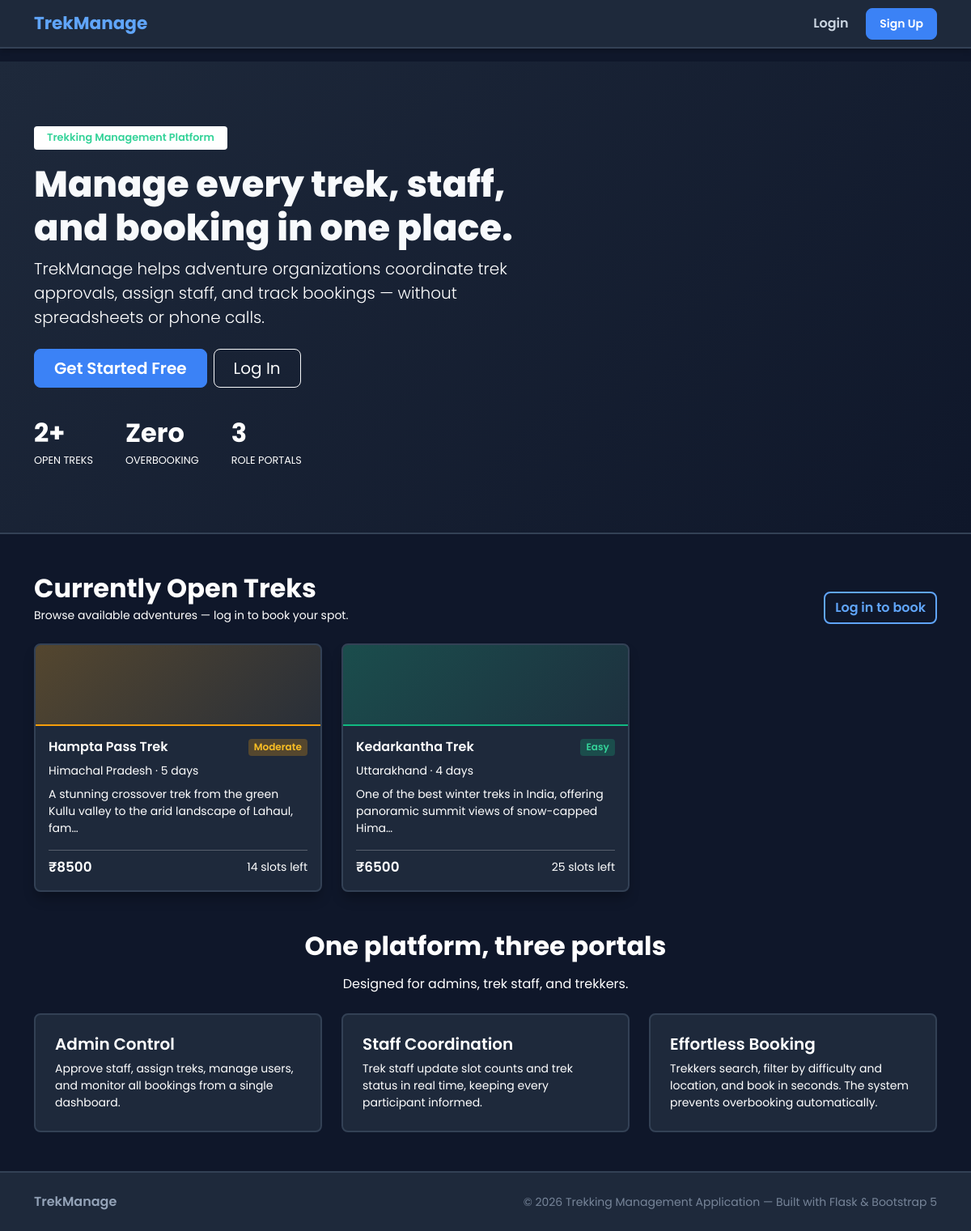
Before: / with the older database file.
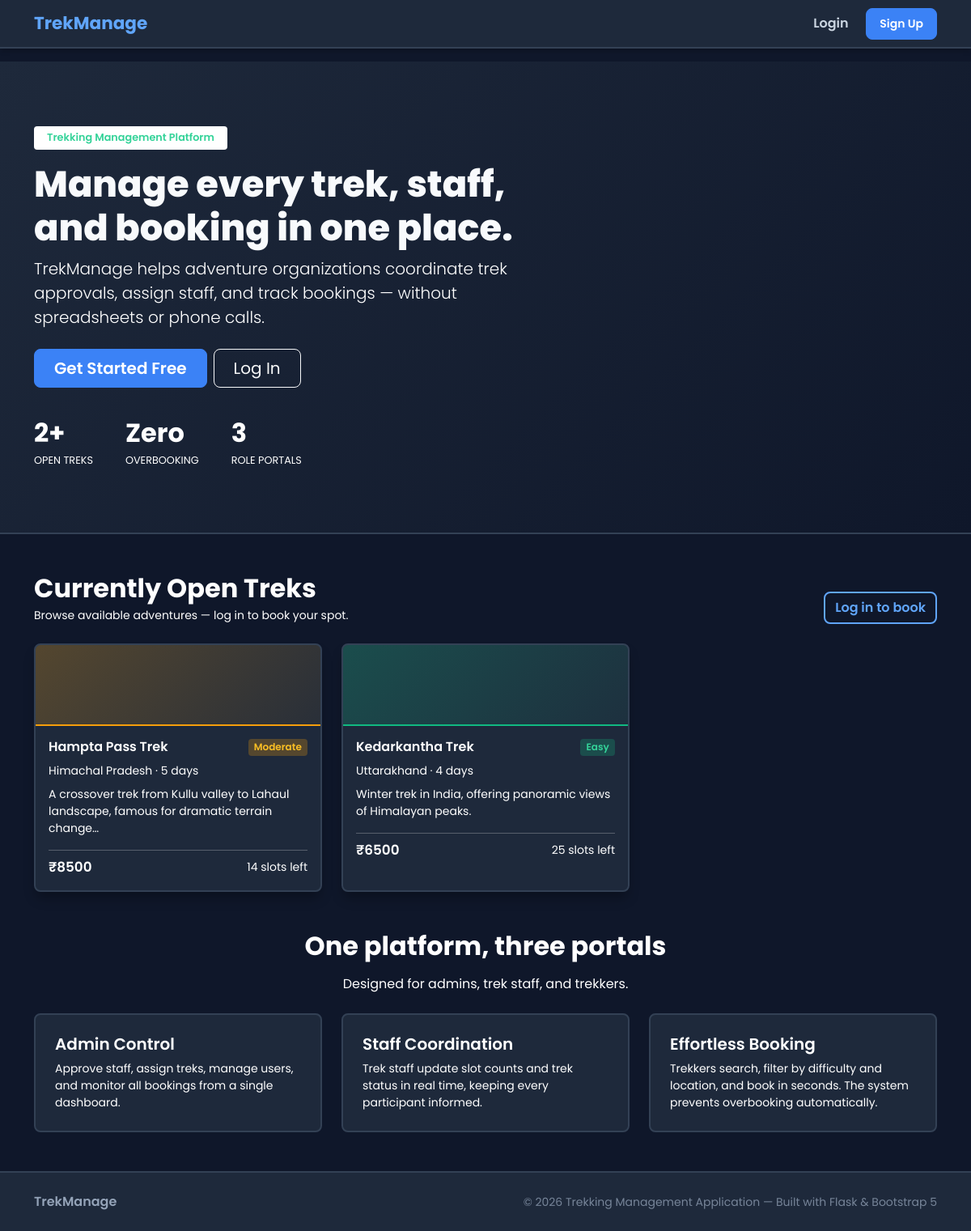
After: the same page with the newer database file.
### models.py (models this page shows, shortened)
class Trek(db.Model):
    __tablename__ = "treks"
    id = db.Column(db.Integer, primary_key=True)
    name = db.Column(db.String(150), nullable=False)
    location = db.Column(db.String(150), nullable=False)
    difficulty = db.Column(db.String(20), nullable=False)
    duration = db.Column(db.Integer, nullable=False)
    description = db.Column(db.Text, nullable=True)
    total_slots = db.Column(db.Integer, nullable=False, default=10)
    available_slots = db.Column(db.Integer, nullable=False, default=10)
    assigned_staff_id = db.Column(db.Integer, db.ForeignKey("users.id"), nullable=True)
    status = db.Column(db.String(20), nullable=False, default="Pending")
    start_date = db.Column(db.Date, nullable=True)
    end_date = db.Column(db.Date, nullable=True)
    price = db.Column(db.Float, nullable=False, default=0.0)
    created_at = db.Column(db.DateTime, default=datetime.utcnow)
    bookings = db.relationship("Booking", backref="trek", cascade="all, delete-orphan")

### app.py (the view)
@app.route("/")
def index():
    if current_user.is_authenticated:
        return redirect(url_for("dashboard_router"))
    open_treks = (
        Trek.query.filter_by(status="Open")
        .order_by(Trek.start_date.asc())
        .limit(6)
        .all()
    )
    return render_template("index.html", open_treks=open_treks)

### templates/index.html (shortened to what this page needs)
{% extends "base.html" %}
{% block content %}
<section class="hero">
    <div class="container">
        <div class="row align-items-center">
            <div class="col-lg-7">
                <span class="badge bg-white text-forest mb-3 px-3 py-2 fw-600" style="font-size:0.8rem;">
                    Trekking Management Platform
                </span>
                <h1>Manage every trek, staff, and booking in one place.</h1>
                <p class="lead mt-2">
                    TrekManage helps adventure organizations coordinate trek approvals,
                    assign staff, and track bookings — without spreadsheets or phone calls.
                </p>
                <div class="d-flex gap-2 flex-wrap mt-4">
                    <a href="{{ url_for('register') }}" class="btn btn-brand btn-lg px-4">
                        Get Started Free
                    </a>
                    <a href="{{ url_for('login') }}" class="btn btn-outline-light btn-lg px-4">
                        Log In
                    </a>
                </div>
                <div class="hero-stats">
                    <div>
                        <div class="stat-num">{{ open_treks|length }}+</div>
                        <div class="stat-label">Open Treks</div>
                    </div>
                    <div>
                        <div class="stat-num">Zero</div>
                        <div class="stat-label">Overbooking</div>
                    </div>
                    <div>
                        <div class="stat-num">3</div>
                        <div class="stat-label">Role Portals</div>
                    </div>
                </div>
            </div>
        </div>
    </div>
</section>
<div class="container my-5">
    <div class="d-flex justify-content-between align-items-end mb-4 flex-wrap gap-2">
        <div>
            <h2 class="section-title mb-1">Currently Open Treks</h2>
            <p class="text-muted mb-0 small">Browse available adventures — log in to book your spot.</p>
        </div>
        <a href="{{ url_for('login') }}" class="btn btn-outline-brand">
            Log in to book
        </a>
    </div>
    {% if open_treks %}
    <div class="row g-4">
        {% for trek in open_treks %}
        <div class="col-md-6 col-lg-4">
            <div class="card trek-card h-100">
                <div class="trek-banner trek-banner-{{ trek.difficulty|lower }}">
                </div>
                <div class="card-body">
                    <div class="d-flex justify-content-between align-items-start mb-2">
                        <h5 class="card-title mb-0 fw-600" style="font-size:1rem;">{{ trek.name }}</h5>
                        <span class="badge badge-diff-{{ trek.difficulty }} ms-2 flex-shrink-0">{{ trek.difficulty }}</span>
                    </div>
                    <p class="text-muted small mb-2">
                        {{ trek.location }} &middot; {{ trek.duration }} days
                    </p>
                    <p class="small text-muted mb-3" style="line-height:1.5;">
                        {{ (trek.description or '')[:90] }}{% if trek.description and trek.description|length > 90 %}…{% endif %}
                    </p>
                    <hr class="my-2">
                    <div class="d-flex justify-content-between align-items-center">
                        <span class="fw-600 text-forest" style="font-size:1.05rem;">
                            ₹{{ "%.0f"|format(trek.price) }}
                        </span>
                        <span class="small text-muted">
                            {{ trek.available_slots }} slots left
                        </span>
                    </div>
                </div>
            </div>
        </div>
        {% endfor %}
    </div>
    {% else %}
    <div class="empty-state">
        <h6>No open treks right now</h6>
        <p>New adventures are added regularly — check back soon!</p>
    </div>
    {% endif %}
</div>
<div class="container mb-5">
    <div class="text-center mb-4">
        <h2 class="section-title">One platform, three portals</h2>
        <p class="text-muted">Designed for admins, trek staff, and trekkers.</p>
    </div>
    <div class="row g-4">
        <div class="col-md-4">
            <div class="feature-card">
                <h5 class="fw-600">Admin Control</h5>
                <p class="text-muted small mb-0">
                    Approve staff, assign treks, manage users, and monitor all bookings
                    from a single dashboard.
                </p>
            </div>
        </div>
        <div class="col-md-4">
            <div class="feature-card">
                <h5 class="fw-600">Staff Coordination</h5>
                <p class="text-muted small mb-0">
                    Trek staff update slot counts and trek status in real time, keeping
                    every participant informed.
                </p>
            </div>
        </div>
        <div class="col-md-4">
            <div class="feature-card">
                <h5 class="fw-600">Effortless Booking</h5>
                <p class="text-muted small mb-0">
                    Trekkers search, filter by difficulty and location, and book in seconds.
                    The system prevents overbooking automatically.
                </p>
            </div>
        </div>
    </div>
</div>
{% endblock %}

### templates/base.html (shortened to what this page needs)
<!DOCTYPE html>
<html lang="en">
<head>
    <link href="https://cdn.jsdelivr.net/npm/bootstrap@5.3.3/dist/css/bootstrap.min.css" rel="stylesheet">
    <link href="https://cdn.jsdelivr.net/npm/bootstrap-icons@1.11.3/font/bootstrap-icons.min.css" rel="stylesheet">
    <link rel="stylesheet" href="{{ url_for('static', filename='css/style.css') }}">
</head>
<body>
<nav class="navbar navbar-expand-lg navbar-dark sticky-top">
    <div class="container">
        <a class="navbar-brand" href="{{ url_for('index') }}">
            TrekManage
        </a>
        <div class="collapse navbar-collapse" id="navMain">
            <ul class="navbar-nav ms-auto align-items-lg-center gap-1">
                {% if current_user.is_authenticated %}
                    {% if current_user.role == 'admin' %}
                        <li class="nav-item">
                            <a class="nav-link {% if request.endpoint == 'admin_dashboard' %}active{% endif %}" href="{{ url_for('admin_dashboard') }}">
                                Dashboard
                            </a>
                        </li>
                        <li class="nav-item">
                            <a class="nav-link {% if request.endpoint in ['admin_treks','admin_trek_new','admin_trek_edit'] %}active{% endif %}" href="{{ url_for('admin_treks') }}">
                                Treks
                            </a>
                        </li>
                        <li class="nav-item">
                            <a class="nav-link {% if request.endpoint == 'admin_staff' %}active{% endif %}" href="{{ url_for('admin_staff') }}">
                                Staff
                            </a>
                        </li>
                        <li class="nav-item">
                            <a class="nav-link {% if request.endpoint == 'admin_users' %}active{% endif %}" href="{{ url_for('admin_users') }}">
                                Users
                            </a>
                        </li>
                        <li class="nav-item">
                            <a class="nav-link {% if request.endpoint == 'admin_bookings' %}active{% endif %}" href="{{ url_for('admin_bookings') }}">
                                Bookings
                            </a>
                        </li>
                        <li class="nav-item">
                            <a class="nav-link {% if request.endpoint == 'admin_search' %}active{% endif %}" href="{{ url_for('admin_search') }}">
                                Search
                            </a>
                        </li>
                    {% elif current_user.role == 'staff' %}
                        <li class="nav-item">
                            <a class="nav-link {% if request.endpoint == 'staff_dashboard' %}active{% endif %}" href="{{ url_for('staff_dashboard') }}">
                                My Treks
                            </a>
                        </li>
                    {% else %}
                        <li class="nav-item">
                            <a class="nav-link {% if request.endpoint == 'user_dashboard' %}active{% endif %}" href="{{ url_for('user_dashboard') }}">
                                Dashboard
                            </a>
                        </li>
                        <li class="nav-item">
                            <a class="nav-link {% if request.endpoint == 'user_treks' %}active{% endif %}" href="{{ url_for('user_treks') }}">
                                Browse Treks
                            </a>
                        </li>
                        <li class="nav-item">
                            <a class="nav-link {% if request.endpoint == 'user_bookings' %}active{% endif %}" href="{{ url_for('user_bookings') }}">
                                My Bookings
                            </a>
                        </li>
                    {% endif %}
                    <li class="nav-item dropdown ms-lg-2">
                        <a class="nav-link dropdown-toggle" href="#" role="button" data-bs-toggle="dropdown" aria-expanded="false">
                            {{ current_user.username }}
                        </a>
                        <ul class="dropdown-menu dropdown-menu-end mt-2">
                            <li>
                                <div class="dropdown-header">
                                    <div class="fw-semibold text-white">{{ current_user.name }}</div>
                                    <span class="badge role-badge role-{{ current_user.role }}">{{ current_user.role }}</span>
                                </div>
                            </li>
                            <li><hr class="dropdown-divider"></li>
                            <li>
                                <a class="dropdown-item" href="{{ url_for('user_profile') }}">
                                    My Profile
                                </a>
                            </li>
                            <li><hr class="dropdown-divider"></li>
                            <li>
                                <a class="dropdown-item text-danger" href="{{ url_for('logout') }}">
                                    Logout
                                </a>
                            </li>
                        </ul>
                    </li>
                {% else %}
                    <li class="nav-item"><a class="nav-link" href="{{ url_for('login') }}">Login</a></li>
                    <li class="nav-item ms-lg-1">
                        <a class="btn btn-brand btn-sm px-3" href="{{ url_for('register') }}">Sign Up</a>
                    </li>
                {% endif %}
            </ul>
        </div>
    </div>
</nav>
<main>
    {% block content %}{% endblock %}
</main>
<footer class="footer mt-auto py-4">
    <div class="container d-flex flex-column flex-md-row justify-content-between align-items-center gap-2">
        <span class="fw-semibold">TrekManage</span>
        <small class="opacity-75">&copy; 2026 Trekking Management Application &mdash; Built with Flask &amp; Bootstrap 5</small>
    </div>
</footer>
</body>
</html>

### static/css/style.css (style rules this page uses)
:root { --bg-color: #0f172a; --panel-color: #1e293b; --border-color: #334155; --text-primary: #f8fafc; --text-secondary: #cbd5e1; --text-muted: #94a3b8; --primary-blue: #3b82f6; --primary-blue-hover: #60a5fa; --color-green: #10b981; --color-red: #ef4444; --color-orange: #f59e0b; --color-purple: #a78bfa; --card-radius: 8px; --transition-speed: 0.15s; }
*, *::before, *::after { box-sizing: border-box; }
body { font-family: 'Poppins', sans-serif; background-color: var(--bg-color); color: var(--text-primary); min-height: 100vh; display: flex; flex-direction: column; margin: 0; }
main { flex: 1; }
.navbar { background-color: #1e293b; border-bottom: 2px solid var(--border-color); box-shadow: 0 4px 6px -1px rgba(0, 0, 0, 0.2); }
.navbar-brand { font-weight: 700; font-size: 1.35rem; color: var(--primary-blue-hover) !important; }
.navbar-nav .nav-link { color: var(--text-secondary) !important; font-weight: 600; padding: .5rem .85rem !important; border-radius: 6px; transition: all var(--transition-speed); }
.badge { border-radius: 4px; font-weight: 600; padding: .35em .6em; }
.badge-diff-Easy { background-color: rgba(16, 185, 129, 0.25); color: #34d399; }
.badge-diff-Moderate { background-color: rgba(245, 158, 11, 0.25); color: #fbbf24; }
.btn-brand { background-color: var(--primary-blue); border: 1px solid var(--primary-blue); color: #fff; font-weight: 600; border-radius: var(--card-radius); padding: .5rem 1.25rem; transition: all var(--transition-speed); }
.btn-outline-brand { border: 2px solid var(--primary-blue-hover); color: var(--primary-blue-hover); font-weight: 600; border-radius: var(--card-radius); background: transparent; transition: all var(--transition-speed); }
.card { background-color: var(--panel-color); border: 2px solid var(--border-color); border-radius: var(--card-radius); box-shadow: 0 10px 15px -3px rgba(0, 0, 0, 0.3); transition: transform var(--transition-speed), border-color var(--transition-speed); color: var(--text-primary); }
.trek-card .trek-banner { height: 100px; border-radius: 6px 6px 0 0; display: flex; align-items: center; justify-content: center; }
.trek-banner-easy { background: linear-gradient(135deg, rgba(16, 185, 129, 0.25) 0%, rgba(16, 185, 129, 0.05) 100%); border-bottom: 2px solid var(--color-green); }
.trek-banner-moderate { background: linear-gradient(135deg, rgba(245, 158, 11, 0.25) 0%, rgba(245, 158, 11, 0.05) 100%); border-bottom: 2px solid var(--color-orange); }
.section-title { font-weight: 700; color: var(--text-primary); margin-bottom: 1rem; }
.hero { background: linear-gradient(135deg, #1e293b 0%, var(--bg-color) 100%); border-bottom: 2px solid var(--border-color); color: #fff; padding: 5rem 0; }
.hero h1 { font-weight: 800; font-size: 2.8rem; color: var(--text-primary); }
.hero p.lead { color: var(--text-secondary); }
.hero-stats { display: flex; gap: 2.5rem; margin-top: 2rem; }
.hero-stats .stat-num { font-size: 2rem; font-weight: 700; color: var(--primary-blue-hover); }
.hero-stats .stat-label { font-size: .8rem; color: var(--text-muted); text-transform: uppercase; }
footer.footer { background-color: #1e293b; border-top: 2px solid var(--border-color); color: var(--text-muted); }
.fw-600 { font-weight: 600; }
.text-forest { color: #34d399; }
.feature-card { background-color: var(--panel-color); border: 2px solid var(--border-color); border-radius: var(--card-radius); padding: 1.5rem; height: 100%; }
.feature-card h5, .feature-card p, .container.mb-5 .text-center h2, .container.mb-5 .text-center p { color: #ffffff !important; }
.card, .card-body, .table-card, .table, .table td, .table th, .stat-card, .stat-value, .stat-title, .text-muted, .form-text, .small, main p, main h2, main h3, main h5, main div, main span:not(.badge), main td, main th, main a:not(.btn):not(.badge) { color: #ffffff !important; }

Changed rows visible on the page:
changed Trek "Hampta Pass Trek": description "A stunning crossover trek from the green Kullu valley to the arid landscape of Lahaul, fam" → "A crossover trek from Kullu valley to Lahaul landscape, famous for dramatic terrain change"
changed Trek "Kedarkantha Trek": description "One of the best winter treks in India, offering panoramic summit views of snow-capped Hima" → "Winter trek in India, offering panoramic views of Himalayan peaks."; no longer shows "…"
